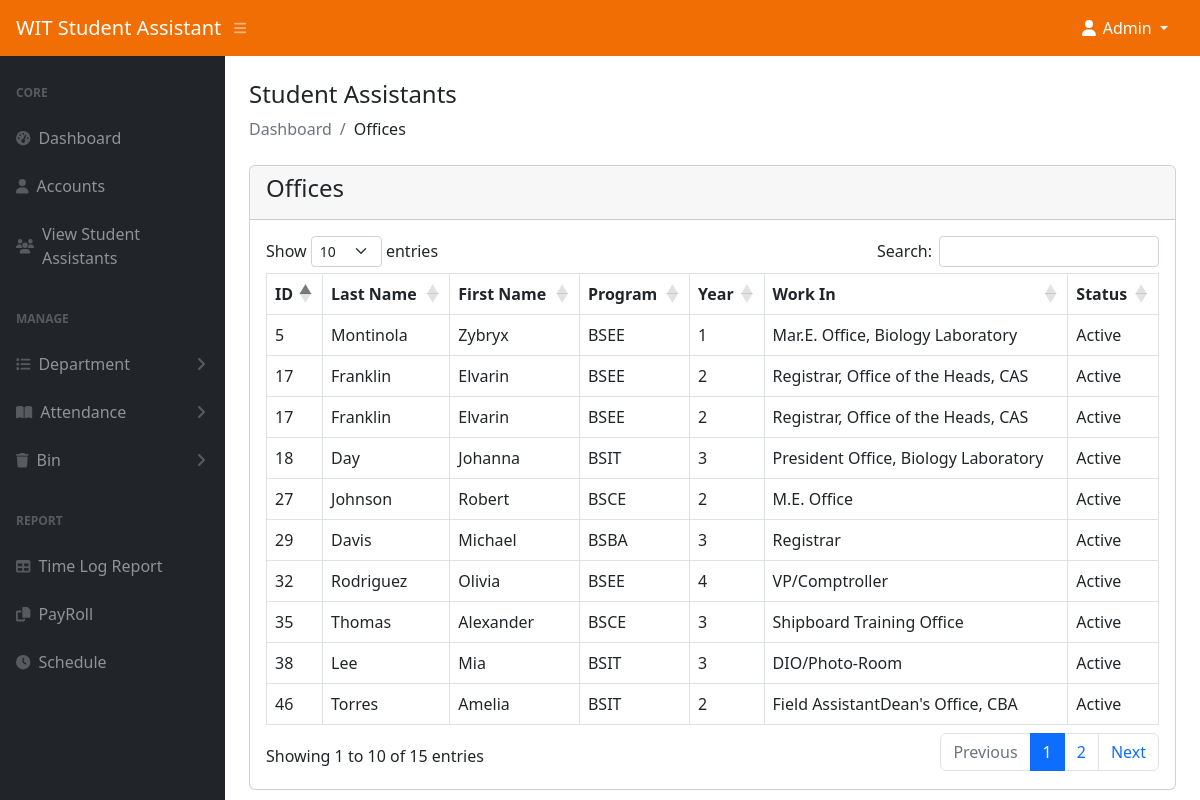
Page /admin/offices.php (signed in) on the committed database.
### tables this page shows
CREATE TABLE `student_assistant` (
  `id` int(11) NOT NULL,
  `last_name` varchar(50) NOT NULL,
  `first_name` varchar(50) NOT NULL,
  `program` varchar(100) NOT NULL,
  `year` int(11) NOT NULL,
  `work` varchar(255) NOT NULL,
  `fingerprint_id` int(11) DEFAULT NULL,
  `image` text DEFAULT NULL,
  `status` tinyint(1) NOT NULL DEFAULT 0 COMMENT '0-visible,1=hidden,2=deleted',
  `age` int(11) NOT NULL,
  `sex` varchar(100) NOT NULL,
  `civil_status` varchar(100) NOT NULL,
  `date_of_birth` varchar(100) NOT NULL,
  `city_address` text NOT NULL,
  `contact_no1` varchar(15) NOT NULL,
  `contact_no2` varchar(15) NOT NULL,
  `contact_no3` varchar(15) NOT NULL,
  `province_address` text NOT NULL,
  `guardian` varchar(100) NOT NULL,
  `honor_award` text NOT NULL,
  `past_scholar` varchar(100) NOT NULL,
  `present_scholar` varchar(999) NOT NULL,
  `work_experience` text NOT NULL,
  `special_talent` text NOT NULL,
  `out_name1` varchar(100) DEFAULT NULL,
  `comp_add1` varchar(255) DEFAULT NULL,
  `cn1` varchar(20) DEFAULT NULL,
  `out_name2` varchar(100) DEFAULT NULL,
  `comp_add2` varchar(255) DEFAULT NULL,
  `cn2` varchar(20) DEFAULT NULL,
  `out_name3` varchar(100) DEFAULT NULL,
  `comp_add3` varchar(255) DEFAULT NULL,
  `cn3` varchar(20) DEFAULT NULL,
  `from_wit1` varchar(100) DEFAULT NULL,
  `comp_add4` varchar(255) DEFAULT NULL,
  `cn4` varchar(20) DEFAULT NULL,
  `from_wit2` varchar(100) DEFAULT NULL,
  `comp_add5` varchar(255) DEFAULT NULL,
  `cn5` varchar(20) DEFAULT NULL,
  `from_wit3` varchar(100) DEFAULT NULL,
  `comp_add6` varchar(255) DEFAULT NULL,
  `cn6` varchar(20) DEFAULT NULL,
  `fathers_name` varchar(100) DEFAULT NULL,
  `fathers_occ` varchar(100) DEFAULT NULL,
  `fathers_income` decimal(10,2) DEFAULT NULL,
  `mothers_name` varchar(100) DEFAULT NULL,
  `mothers_occ` varchar(100) DEFAULT NULL,
  `mothers_income` decimal(10,2) DEFAULT NULL,
  `siblings` text DEFAULT NULL
);

### admin/offices.php (the view, shortened to what this page needs)
<?php
include('authentication.php');
include('includes/header.php');
?>
<div class="container-fluid px-4">
    <h4 class="mt-4">Student Assistants</h4>
    <ol class="breadcrumb mb-4">
        <li class="breadcrumb-item active">Dashboard</li>
        <li class="breadcrumb-item">Offices</li>
    </ol>
    <div class="row">
        <div class="col-md-12">
            <div class="card">
                <div class="card-header">
                    <h4>Offices</h4>
                </div>
                <div class="card-body">
                    <table id="myTable"class="table table-bordered">
                        <thead>
                            <tr>
                                <th>ID</th>
                                <th>Last Name</th>
                                <th>First Name</th>
                                <th>Program</th>
                                <th>Year</th>
                                <th>Work In</th>
                                <th>Status</th>
                            </tr>
                        </thead>
                        <tbody>
                            <?php
                            $query = "
                           SELECT sa.*, w.work_name
                           FROM student_assistant sa
                           JOIN work w
                           ON sa.work LIKE CONCAT('%', w.work_name, '%')
                           WHERE w.type = 'Office';
                       ";
                            $query_run = mysqli_query($con, $query);
                            if (mysqli_num_rows($query_run) > 0) {
                                foreach ($query_run as $row) {
                            ?>
                                    <tr>
                                        <td><?= $row['id']; ?></td>
                                        <td><?= $row['last_name']; ?></td>
                                        <td><?= $row['first_name']; ?></td>
                                        <td><?= $row['program']; ?></td>
                                        <td><?= $row['year']; ?></td>
                                        <td><?= $row['work']; ?></td>
                                        <td>Active</td>
                                    <?php
                                }
                            } else {
                                    ?>
                                    <tr>
                                        <td colspan="6">No Record Found</td>
                                    </tr>
                                <?php
                            }
                                ?>
                        </tbody>
                    </table>
                </div>
            </div>
        </div>
    </div>
</div>
<?php
include('includes/scripts.php');
?>

### rows in the picture
student_assistant: id "18", last_name "Day", first_name "Johanna", program "BSIT", year "3", work "President Office, Biology Laboratory"
student_assistant: id "17", last_name "Franklin", first_name "Elvarin", program "BSEE", year "2", work "Registrar, Office of the Heads, CAS"
student_assistant: id "29", last_name "Davis", first_name "Michael", program "BSBA", year "3", work "Registrar"
student_assistant: id "38", last_name "Lee", first_name "Mia", program "BSIT", year "3", work "DIO/Photo-Room"
student_assistant: id "46", last_name "Torres", first_name "Amelia", program "BSIT", year "2", work "Field AssistantDean's Office, CBA"
student_assistant: id "27", last_name "Johnson", first_name "Robert", program "BSCE", year "2", work "M.E. Office"
student_assistant: id "35", last_name "Thomas", first_name "Alexander", program "BSCE", year "3", work "Shipboard Training Office"
student_assistant: id "32", last_name "Rodriguez", first_name "Olivia", program "BSEE", year "4", work "VP/Comptroller"
student_assistant: id "5", last_name "Montinola", first_name "Zybryx", program "BSEE", year "1", work "Mar.E. Office, Biology Laboratory"
